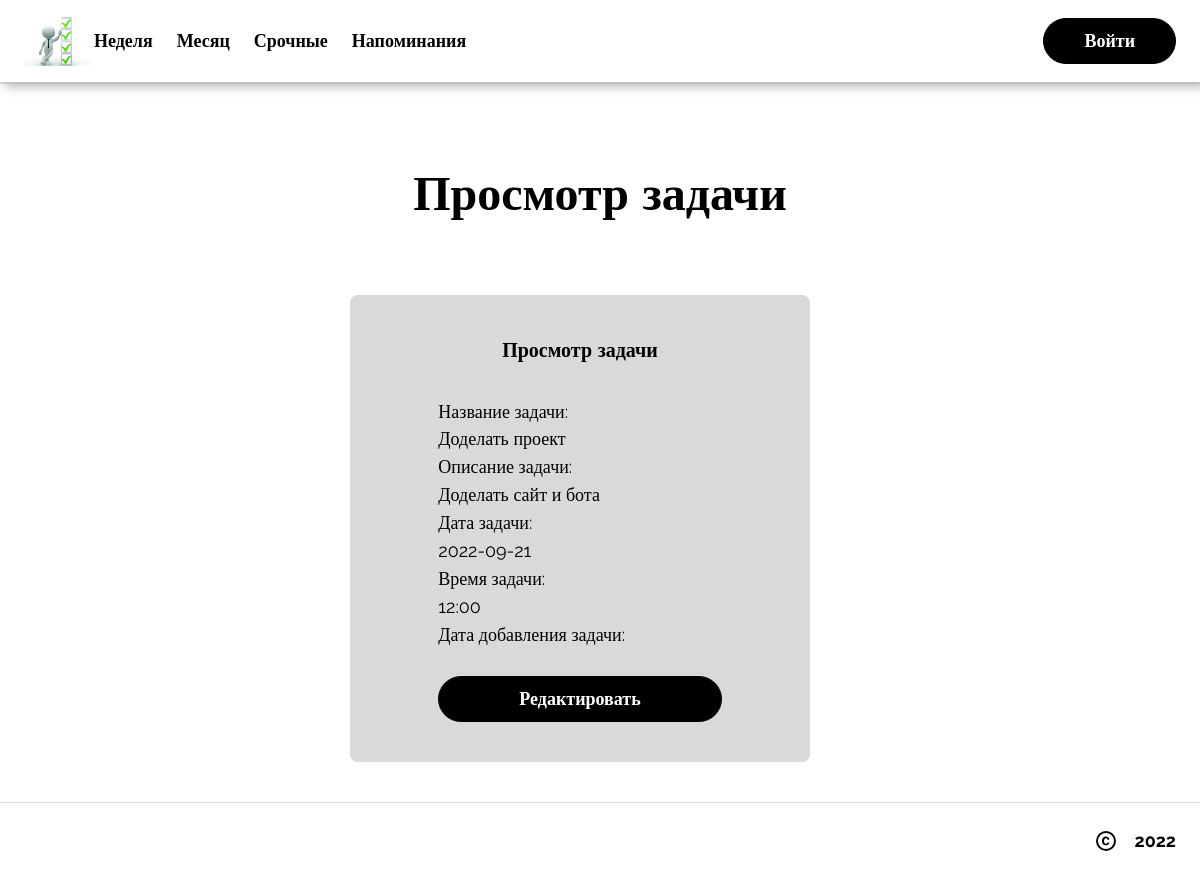
/2/view, run on the app's committed database.
### djangoApp/models.py (models this page shows, shortened)
class Tasks(models.Model):
    id = models.IntegerField(primary_key=True, null=False)
    user_id = models.ForeignKey(Profile, on_delete=models.CASCADE, null=True)
    task_name = models.CharField(max_length=250)
    task_comment = models.CharField(max_length=4000)
    date_add = models.CharField(max_length=250)
    date_end = models.CharField(max_length=250)
    date_task = models.CharField(max_length=250)
    time_task = models.CharField(max_length=250)

### djangoApp/views.py (the view)
# urls.py: path('<int:pk>/view', views.TaskDetailView.as_view(), name='view-task'),
class TaskDetailView(DetailView):
    model = Tasks
    template_name = 'task-view.html'
    context_object_name = 'task'

### djangoApp/templates/task-view.html (shortened to what this page needs)
<!DOCTYPE html>
{% load static %}
<html lang="en">
  <head>
      <link rel="stylesheet" href="{% static "style.css" %}" />
  </head>
  <body>
    <div>
      <link href="{% static "home.css" %}" rel="stylesheet" />
      <div class="home-container">
        <div data-role="Header" class="home-navbar-container">
          <div class="home-navbar">
            <div class="home-left-side">
              <img src="{% static 'icon.jpg' %}" width="70" height="50" alt="lorem">
              <div class="home-links-container">
                <a href="/" class="home-link anchor">Неделя</a>
                <a href="#inspiration" class="home-link1 anchor">Месяц</a>
                <span class="home-link2 anchor">Срочные</span>
                <span class="home-link3 anchor">Напоминания</span>
              </div>
            </div>
            <div class="home-right-side">
              <button class="home-cta-btn anchor button">Войти</button>
            </div>
          </div>
        </div>
        <div class="home-section-separator1"></div>
        <div class="home-get-in-touch">
          <h2 class="home-text7 section-Heading">Просмотр задачи</h2>
          <div class="home-content-container">
            <div class="home-form-container">
              <span class="home-heading6 bigCard-Heading">
                Просмотр задачи
              </span>
              <form method="post">
                Название задачи: <br>{{task.task_name}}<br>
                Описание задачи: <br>{{task.task_comment}}<br>
                Дата задачи: <br>{{task.date_task}}<br>
                Время задачи: <br>{{task.time_task}}<br>
                Дата добавления задачи: <br>{{task.date_add}}<br>
              <button class="home-cta-btn1 anchor button">Редактировать</button>
              </form>
            </div>
          </div>
        </div>
        <div class="home-footer-container">
          <div class="home-footer">
            <div class="home-copyright-container">
              <span class="anchor">2022</span>
            </div>
          </div>
        </div>
      </div>
    </div>
  </body>
</html>

### djangoApp/static/style.css (style rules this page uses)
:root { --dl-color-gray-500: #595959; --dl-color-gray-700: #999999; --dl-color-gray-900: #D9D9D9; --dl-color-danger-300: #A22020; --dl-color-danger-500: #BF2626; --dl-color-danger-700: #E14747; --dl-color-gray-black: #000000; --dl-color-gray-white: #FFFFFF; --dl-space-space-unit: 8px; --dl-color-primary-100: #003EB3; --dl-color-primary-300: #0074F0; --dl-color-primary-500: #14A9FF; --dl-color-primary-700: #85DCFF; --dl-color-success-300: #199033; --dl-color-success-500: #32A94C; --dl-color-success-700: #4CC366; --dl-radius-radius-round: 50%; --dl-size-size-maxcontent: 1414px; --dl-space-space-halfunit: 4px; --dl-space-space-tenunits: 80px; --dl-radius-radius-radius2: 2px; --dl-radius-radius-radius4: 4px; --dl-radius-radius-radius8: 8px; --dl-space-space-fiveunits: 40px; --dl-space-space-fourunits: 32px; --dl-radius-radius-radius24: 24px; --dl-space-space-doubleunit: 16px; --dl-space-space-tripleunit: 24px; }
.button { color: var(--dl-color-gray-black); display: inline-block; padding: 0.5rem 1rem; font-family: Raleway; border-color: var(--dl-color-gray-black); border-width: 1px; border-radius: 4px; background-color: var(--dl-color-gray-white); }
.bigCard-Heading { font-size: 36px; font-style: normal; font-family: Montserrat; font-weight: 700; line-height: 1.55; text-transform: none; text-decoration: none; }
.anchor { font-size: 18px; font-style: normal; font-family: Raleway; font-weight: 700; line-height: 1.55; text-transform: capitalize; text-decoration: none; }
.section-Heading { font-size: 48px; font-family: Montserrat; font-weight: 700; line-height: 1.22; text-transform: none; text-decoration: none; }

### djangoApp/templates/task-view.html (style rules this page uses)
html { line-height: 1.15; }
body { margin: 0; }
* { box-sizing: border-box; border-width: 0; border-style: solid; }
p,li,ul,pre,div,h1,h2,h3,h4,h5,h6 { margin: 0; padding: 0; }
button,input,optgroup,select,textarea { font-family: inherit; font-size: 100%; line-height: 1.15; margin: 0; }
button,select { text-transform: none; }
button,[type="button"],[type="reset"],[type="submit"] { -webkit-appearance: button; }
a { color: inherit; text-decoration: inherit; }
img { display: block; }
html { scroll-behavior: smooth }
html { font-family: Raleway; font-size: 18px; }
body { font-weight: 400; font-style:normal; text-decoration: none; text-transform: none; letter-spacing: normal; line-height: 1.55; color: var(--dl-color-gray-black); background-color: var(--dl-color-gray-white); }
html { scroll-behavior: smooth; }

### data on the page
Tasks: task_name "Доделать проект", task_comment "Доделать сайт и бота", date_task "2022-09-21", time_task "12:00"
